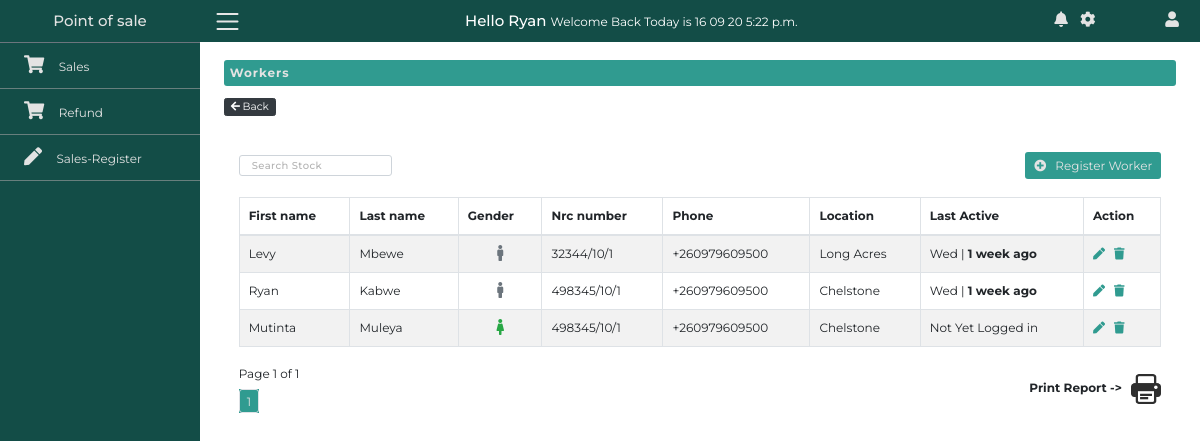
The page /worker (signed in) on the database its author committed.
### AppPOS/models.py (models this page shows, shortened)
class SalesPerson(models.Model):
    GENDER = [
        ('M','Male'),
        ('F','Female'),
    ]
    user = models.OneToOneField(User,on_delete=models.CASCADE)
    gender = models.CharField(choices=GENDER, max_length=9)
    nrc = models.CharField(max_length=20)
    phone = models.CharField(max_length=30)
    location = models.CharField(max_length=50)

### AppPOS/views.py (the view)
# urls.py: path('worker', views.worker, name='worker'),
@login_required(redirect_field_name='login')
def worker(request):
   workers = SalesPerson.objects.all().order_by('id').exclude(user__is_superuser=True)
   paginator = Paginator(workers,5,orphans=1)
   page_number = request.GET.get('workers')
   page_obj = paginator.get_page(page_number)
   if request.method == 'POST':
      form_user = SignUpUserForm(request.POST)
      if form_user.is_valid():
         user = form_user.save()
         user.refresh_from_db()
         user.salesperson.nrc = form_user.cleaned_data.get('nrc')
         user.salesperson.phone = form_user.cleaned_data.get('phone')
         user.salesperson.location = form_user.cleaned_data.get('location')
         user.salesperson.gender = form_user.cleaned_data.get('gender')
         user.is_staff = True
         user.save()
         raw_password = form_user.cleaned_data.get('password1')
         username = form_user.cleaned_data.get('username')
         user = authenticate(username=username,password=raw_password)
         messages.success(request,'User Registered Successfully')
         return redirect('worker')
   else:
      form_user = SignUpUserForm()
   context = {
      'workers':page_obj,
      'form_user':form_user,
   }
   return render(request, 'AppPOS/worker.html',context)

### AppPOS/forms.py
class SignUpUserForm(UserCreationForm):
    GENDER = [
        ('M','Male'),
        ('F','Female'),
    ]
    nrc = forms.CharField(max_length=20)
    phone = forms.CharField(max_length=30)
    location = forms.CharField(max_length=50)
    gender = forms.ChoiceField(choices=GENDER)
    class Meta:
        model = User
        fields = ('first_name','last_name','username','email','gender','password1','password2','nrc','phone','location',)

### AppPOS/templates/AppPOS/worker.html (shortened to what this page needs)
{% extends "AppPOS/base.html" %}
{% load static %}
{% block body %}
{% include "AppPOS/navbar.html" %}
	<section class="main-section">
		<div class="container-fluid">
		  <div class="row">
			<div class="col-lg-9 ml-auto">
				<div class="row pt-4 mt-3 mb-4 main-area-margin">
					<div class="col-lg-12 col-md-7 ml-md-auto heading p-2">
						<h6 class="m-0">Workers</h6>
					</div>
					<div class="back">
						<a href="" class="btn btn-dark btn-sm mt-3 py-0">
							<i class="fas fa-arrow-left"></i>
							Back
						</a>
					</div>
				</div>
			  <div class="row mt-3 main-area-margin">
				<div class="col-md-12 my-4">
				  <div class="table-search-head d-flex align-items-center mb-4">
					<form id="stock-form" class="justify-content-end">
					  <input
						type="text"
						class="form-control py-1 px-3 h-75 fa-sm"
						id="stock-input"
						placeholder="Search Stock"
						autocomplete="off"
					  />
					</form>
					<div class="add-product ml-auto">
					  <a
						href=""
						class="btn btn-custom"
						data-target="#add-product"
						data-toggle="modal"
						><i class="fas fa-plus-circle mr-2"></i> Register Worker</a
					  >
					</div>
				  </div>
				  <table class="table table-striped table-bordered">
					<thead>
					  <tr class="text-left">
						<th>First name</th>
						<th>Last name</th>
						<th>Gender</th>
						<th>Nrc number</th>
						<th>Phone</th>
						<th>Location</th>
						<th>Last Active</th>
						<th>Action</th>
					  </tr>
					</thead>
					<tbody>
					  {% for worker in workers %}
					  <tr class="text-left">
						<td>{{ worker.user.first_name }}</td>
						<td>{{ worker.user.last_name }}</td>
						{% if worker.gender == 'M' %}
						<td class="text-center text-secondary"><i class="fas fa-male fa-lg"></i></td>
						{% else %}
						<td class="text-center text-success"><i class="fas fa-female fa-lg"></i></td>
						{% endif %}
						<td>{{ worker.nrc }}</td>
						<td>{{ worker.phone }}</td>
						<td>{{ worker.location }}</td>
						{% if worker.user.last_login %}
							<td>{{ worker.user.last_login|date:'D' }} |
								<b>{{ worker.user.last_login|timesince}} ago</b>
							</td>
						{% else %}
							<td>Not Yet Logged in</td>
						{% endif %}
						<td>
						  <a href="{% url 'update-worker' worker.id %}"
							><i class="fas fa-pen pr-2"></i
						  ></a>
						  <a href="{% url 'delete-worker' worker.id %}"><i class="fas fa-trash"></i></a>
						</td>
					  </tr>
					  {% endfor %}
					</tbody>
				  </table>
				  <div
					class="print-paginate d-flex align-items-center justify-content-between"
				  >
					<div class="paginate">
					  <div class="table-pages">
						<p class="my-2">Page {{workers.number}} of {{workers.paginator.num_pages}}</p>
					  </div>
					 <nav aria-label="Page navigation">
						<ul class="pagination pages-paginated">
						  {% for n in workers.paginator.page_range %}
							{% if workers.number == n %}
							  <li class="page-item" id="current">
								<a href="?workers={{n}}" class="page-link" id="current">{{n}}</a>
							  </li>
							{% elif n > workers.number|add:'-3' and n < workers.number|add:'3' %}
							  <li class="page-item"><a class="page-link" href="?workers={{ n }}">{{ n }}</a></li>
							{% endif %}
						  {% endfor %}
						</ul>
					  </nav>
					</div>
					<div class="print">
					  <h6>
						Print Report ->
						<img
						  src="{% static 'icons/print.png' %}"
						  alt=""
						  class="img-fluid ml-2 print"
						  style="width: 30px; cursor: pointer;"
						/>
					  </h6>
					</div>
				  </div>
				</div>
			  </div>
			</div>
		  </div>
		</div>
	  </section>
{% endblock %}

### AppPOS/templates/AppPOS/navbar.html (shortened to what this page needs)
{% load static %}
<nav class="navbar navbar-expand-md navbar-light pl-0 w-100 mb-4">
  <div class="collapse navbar-collapse" id="NavbarCollaspe">
    <div class="container-fluid">
      <div class="row">
        <div
          class="col-xl-2 col-lg-3 col-md-4 sidebar fixed-top px-0"
          id="menu_content"
        >
          <a
            href="#"
            class="navbar-brand d-flex mx-auto border-bottom border-secondary justify-content-center align-items-center"
            ><h5 class="m-0">Point of sale</h5></a
          >
          <ul class="navbar-nav flex-column">
            <li class="nav-item">
              <a href="{% url 'sales' %}" class="nav-link"
                ><i class="fas fa-shopping-cart"></i>Sales</a
              >
            </li>
            <li class="nav-item">
              <a href="{% url 'refund' %}" class="nav-link"
                ><i class="fas fa-shopping-cart"></i>Refund</a
              >
            </li>
            {% if request.user.is_superuser %}
              <li class="nav-item">
                <a href="{% url 'worker' %}" class="nav-link"
                  ><i class="fas fa-users-cog"></i>Workers</a
                >
              </li>
              <li class="nav-item">
                <a href="" class="nav-link"
                  ><i class="fas fa-list-alt"></i>Reports</a
                >
              </li>
              <li class="nav-item">
                <a href="" class="nav-link"
                  ><i class="fas fa-chart-line"></i>Statistic</a
                >
              </li>
            {% else %}
              <li class="nav-item">
                <a href="{% url 'sales-register' %}" class="nav-link"
                  ><i class="fas fa-pen"></i>Sales-Register</a
                >
              </li>
            {% endif %}
          </ul>
        </div>
        <div
          class="col-xl-10 col-lg-9 col-md-8 ml-auto fixed-top main-menu-bar py-2 w-100"
        >
          <div class="row align-items-center">
            <div class="col-md-3">
              <img
                src="{% static 'icons/menu.png' %}"
                class="img-fluid m-0 p-0 mr-5"
                id="menu"
                alt=""
              />
            </div>
            <div class="col-md-7 welcome">
              <h5 class="text-white d-inline">Hello {{ request.user }}
                <b><small class="text-white d-inline">Welcome Back Today is {% now 'd m y P' %}</small></b>
              </h5>
            </div>
            <div class="col-md-2">
              <ul class="navbar-nav setting">
                <li class="nav-item">
                  <a href="" class="nav-link"><i class="fas fa-bell"></i></a>
                </li>
                <li class="nav-item">
                  <a href="" class="nav-link"><i class="fas fa-cog"></i></a>
                </li>
                <li class="nav-item ml-xl-auto">
                  <a
                    href=""
                    class="nav-link"
                    data-toggle="modal"
                    data-target="#logout"
                    ><i class="fas fa-user"></i
                  ></a>
                </li>
              </ul>
            </div>
          </div>
        </div>
      </div>
    </div>
  </div>
</nav>

### static/css/main.css (style rules this page uses)
:root { --primary-color: #134d47; --secondary-color: #309b90; --btn-primary: var(--secondary-color); --btn-secondary: #212121; --font-heading: var(--btn-secondary); --font-sidebar: var(--icon-color); --pagination-color: var(--primary-color); --pagination-active: var(--secondary-color); --icon-color: #e3e3e3; --border-color: #a1a1a19a; }
body { font-family: "Montserrat", sans-serif; }
h6 { font-weight: bolder; }
.sidebar a, .main-menu-bar a { color: var(--icon-color) !important; }
.btn-custom { background-color: var(--btn-primary) !important; color: var(--font-sidebar) !important; border: 0 !important; }
.heading { background-color: var(--secondary-color); border-radius: 3px; display: flex; align-items: center; color: var(--font-sidebar); letter-spacing: 1px; }
td a { color: var(--secondary-color); }
::placeholder { font-weight: 500 !important; color: #b3b3b3 !important; }
@media (max-width: 1720px) { html { font-size: 12px; } }
@media (max-width: 1720px) { ::placeholder { letter-spacing: 0.4px; font-size: 10px !important; } }
.sidebar .fas { padding-right: 0.6em; font-size: 1.5rem; color: var(--icon-color); }
.sidebar .navbar-brand { padding: 0.8em; }
.sidebar .fas { padding-right: 0.8em; font-size: 1.5rem; color: var(--icon-color); }
.sidebar { background-color: var(--primary-color); height: 100vh; }
.sidebar .nav-link { padding: 1em 2em !important; }
.sidebar .nav-item { border-bottom: 1px solid var(--border-color); transition: background-color 250ms; }
#current { background-color: var(--secondary-color) !important; }
.main-menu-bar { background-color: var(--primary-color); }
.main-menu-bar img { width: 25px; height: 25px; object-fit: cover; cursor: pointer; }
.main-menu-bar .fas { font-size: 1.3rem; }
.main-section .main-area-margin { margin-left: -10.5%; margin-right: 1%; }
.page-item .page-link { background-color: var(--primary-color); color: var(--font-sidebar); padding: 0.3em 0.6em; transition: background-color 0.25s; }

### rows shown on the page
SalesPerson: user.first_name "Levy", user.last_name "Mbewe", gender "M" (drawn), nrc "32344/10/1", phone "+260979609500", location "Long Acres", user.last_login "Wed", user.last_login "1 week"
SalesPerson: user.first_name "Ryan", user.last_name "Kabwe", gender "M" (drawn), nrc "498345/10/1", phone "+260979609500", location "Chelstone", user.last_login "Wed", user.last_login "1 week"
SalesPerson: user.first_name "Mutinta", user.last_name "Muleya", gender "F" (drawn), nrc "498345/10/1", phone "+260979609500", location "Chelstone", shows "Not Yet Logged in"

### other values the page prints
{{ request.user }} "Ryan"
{{ workers.number }} "1"
{{ workers.paginator.num_pages }} "1"
{{ n }} "1"
